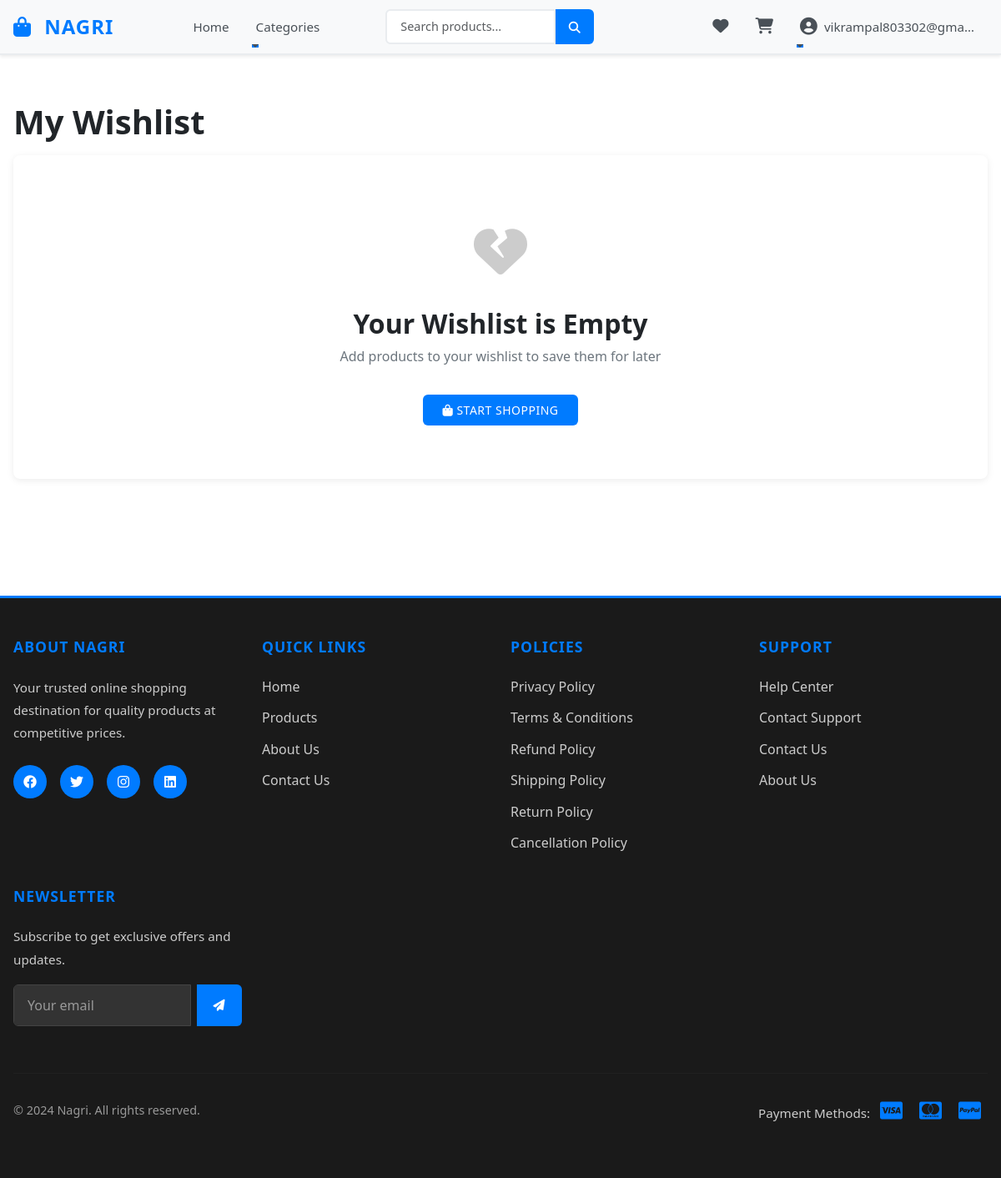
The page /wishlist/ (signed in) on the database as committed earlier.
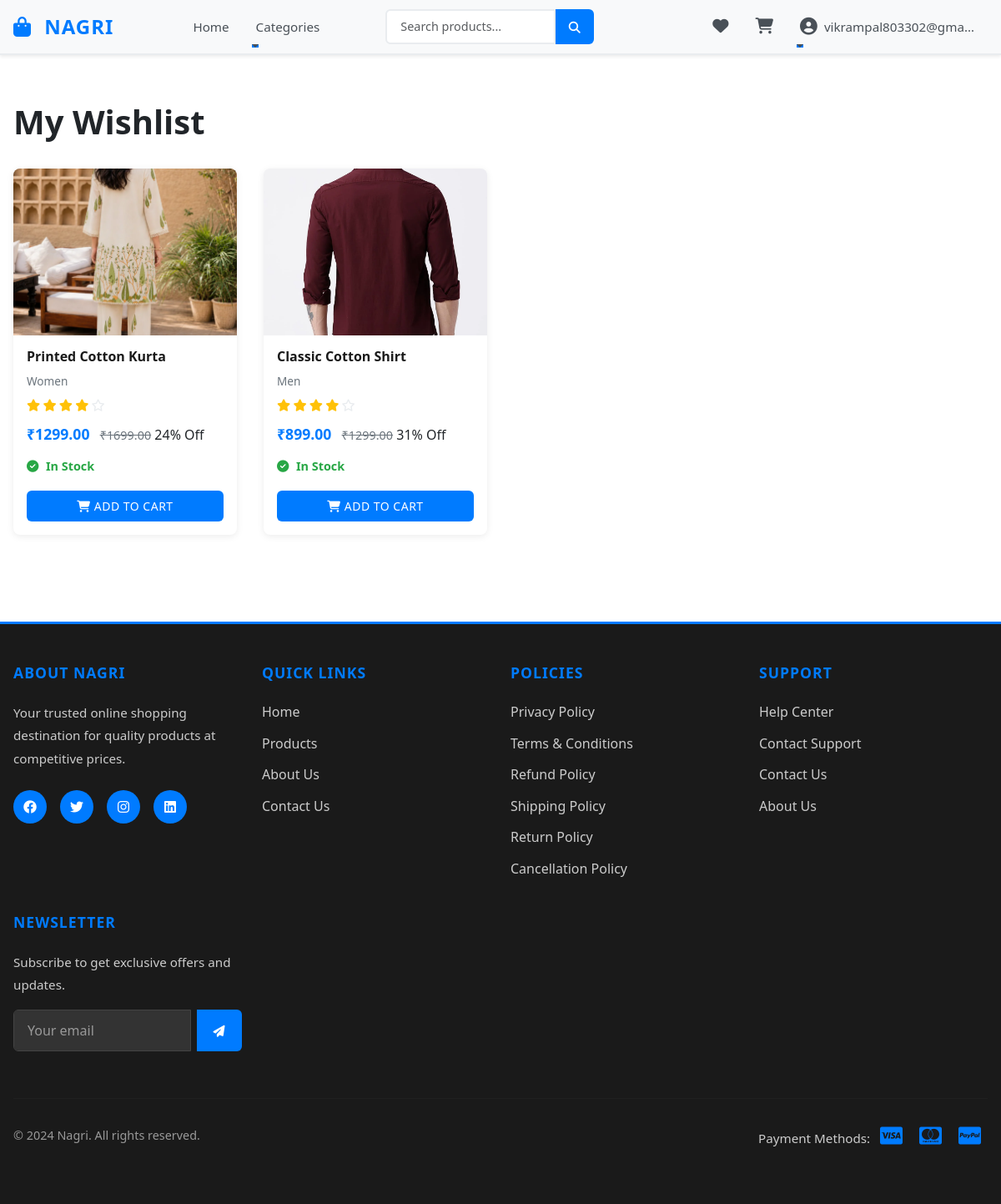
The same page on the database as committed later.
### accounts/models.py (models this page shows, shortened)
class CustomUser(AbstractUser):
    email = models.EmailField(unique=True)
    phone = models.CharField(max_length=20, blank=True, null=True)
    avatar = models.ImageField(upload_to="profiles/", blank=True, null=True)
    is_vendor = models.BooleanField(default=False)
    is_customer = models.BooleanField(default=True)
    created_at = models.DateTimeField(auto_now_add=True)
    updated_at = models.DateTimeField(auto_now=True)
    USERNAME_FIELD = "email"
    REQUIRED_FIELDS = ["username"]

### wishlist/models.py (models this page shows, shortened)
class Wishlist(models.Model):
    user = models.ForeignKey(settings.AUTH_USER_MODEL, on_delete=models.CASCADE, related_name="wishlists")
    product = models.ForeignKey(Product, on_delete=models.CASCADE, related_name="wishlisted_by")
    created_at = models.DateTimeField(auto_now_add=True)
    class Meta:
        unique_together = ("user", "product")

### products/models.py (models this page shows, shortened)
class ProductImage(models.Model):
    product = models.ForeignKey(Product, on_delete=models.CASCADE, related_name="images")
    image = models.ImageField(upload_to="products/", blank=True, null=True)
    alt_text = models.CharField(max_length=255, blank=True, null=True)
    display_order = models.PositiveIntegerField(default=0)
    created_at = models.DateTimeField(auto_now_add=True)
    class Meta:
        ordering = ["display_order", "-created_at"]

class Product(models.Model):
    name = models.CharField(max_length=200, db_index=True)
    slug = models.SlugField(unique=True, db_index=True)
    category = models.ForeignKey(Category, on_delete=models.CASCADE, related_name="products", db_index=True)
    subcategory = models.ForeignKey(SubCategory, on_delete=models.SET_NULL, related_name="products", null=True, blank=True, db_index=True)
    short_description = models.TextField(blank=True, null=True)
    description = models.TextField(blank=True, null=True)
    brand = models.CharField(max_length=100, blank=True, null=True, db_index=True)
    tags = models.CharField(max_length=255, blank=True, null=True)
    price = models.DecimalField(max_digits=10, decimal_places=2, db_index=True)
    compare_price = models.DecimalField(max_digits=10, decimal_places=2, default=0.00)
    rating = models.DecimalField(max_digits=3, decimal_places=2, default=0.00, db_index=True)
    image = models.ImageField(upload_to="products/", blank=True, null=True)
    is_featured = models.BooleanField(default=False, db_index=True)
    is_bestseller = models.BooleanField(default=False, db_index=True)
    is_active = models.BooleanField(default=True, db_index=True)
    created_at = models.DateTimeField(auto_now_add=True, db_index=True)
    updated_at = models.DateTimeField(auto_now=True)
    class Meta:
        indexes = [
            models.Index(fields=["is_active", "is_featured", "is_bestseller", "created_at"]),
            models.Index(fields=["category", "is_active", "created_at"]),
            models.Index(fields=["price", "is_active"]),
        ]

class Category(models.Model):
    name = models.CharField(max_length=100)
    slug = models.SlugField(unique=True)
    description = models.TextField(blank=True, null=True)
    created_at = models.DateTimeField(auto_now_add=True)
    updated_at = models.DateTimeField(auto_now=True)

### wishlist/views.py (the view)
# urls.py: path("", wishlist_list_view, name="wishlist_list"),
@login_required(login_url='login_page')
def wishlist_list_view(request):
    wishlist_items = Wishlist.objects.filter(user=request.user).select_related('product')
    context = {
        'wishlist_items': wishlist_items,
    }
    return render(request, 'wishlist/wishlist.html', context)

### templates/wishlist/wishlist.html (shortened to what this page needs)
{% extends 'base/base.html' %}
{% load static %}
{% load price_extras %}
{% block extra_css %}
    <link rel="stylesheet" href="{% static 'css/wishlist/wishlist.css' %}">
{% endblock %}
{% block content %}
<div class="container py-4">
    <h1>My Wishlist</h1>
    {% if wishlist_items %}
    <div class="wishlist-container">
        <div class="wishlist-grid">
            {% for item in wishlist_items %}
                <div class="wishlist-card" data-url="{% url 'product_detail' item.product.id %}" role="button" tabindex="0">
                <div class="product-image">
                    {% with first_image=item.product.images.all|first %}
                        {% if first_image and first_image.image %}
                            <img src="{{ first_image.image.url }}" alt="{{ item.product.name }}">
                        {% elif item.product.image %}
                            <img src="{{ item.product.image.url }}" alt="{{ item.product.name }}">
                        {% else %}
                            <div class="placeholder-image">
                                <i class="fas fa-image"></i>
                            </div>
                        {% endif %}
                    {% endwith %}
                </div>
                <div class="product-details">
                    <h4>{{ item.product.name }}</h4>
                    <p class="category">{{ item.product.category.name }}</p>
                    <div class="rating">
                        <div class="stars">
                            {% for i in "12345" %}
                                {% if forloop.counter <= item.product.rating %}
                                    <i class="fas fa-star"></i>
                                {% else %}
                                    <i class="far fa-star"></i>
                                {% endif %}
                            {% endfor %}
                        </div>
                    </div>
                    <div class="price">
                        <span class="current">₹{{ item.product.price }}</span>
                        {% if item.product.compare_price and item.product.compare_price > item.product.price %}
                            <span class="original">₹{{ item.product.compare_price }}</span>
                            <span class="discount">{{ item.product.price|discount_percent:item.product.compare_price }}% Off</span>
                        {% endif %}
                    </div>
                    <div class="stock">
                        {% if item.product.inventory.stock_quantity > 0 %}
                            <span class="in-stock"><i class="fas fa-check-circle"></i> In Stock</span>
                        {% else %}
                            <span class="out-of-stock"><i class="fas fa-times-circle"></i> Out of Stock</span>
                        {% endif %}
                    </div>
                    <div class="actions">
                        {% if item.product.inventory.stock_quantity > 0 %}
                            <button class="btn btn-primary btn-sm add-to-cart" data-product-id="{{ item.product.id }}" onclick="event.stopPropagation();">
                                <i class="fas fa-shopping-cart"></i> Add to Cart
                            </button>
                        {% else %}
                            <button class="btn btn-secondary btn-sm" disabled>
                                <i class="fas fa-ban"></i> Out of Stock
                            </button>
                        {% endif %}
                    </div>
                </div>
            </div>
            {% endfor %}
        </div>
    </div>
    {% else %}
    <div class="empty-wishlist">
        <div class="empty-icon">
            <i class="fas fa-heart-broken"></i>
        </div>
        <h2>Your Wishlist is Empty</h2>
        <p>Add products to your wishlist to save them for later</p>
        <a href="{% url 'product_list' %}" class="btn btn-primary btn-lg">
            <i class="fas fa-shopping-bag"></i> Start Shopping
        </a>
    </div>
    {% endif %}
</div>
{% endblock %}

### templates/base/base.html (shortened to what this page needs)
<!DOCTYPE html>
<html lang="en">
<head>
    {% load static %}
    <link href="https://cdn.jsdelivr.net/npm/bootstrap@5.3.0/dist/css/bootstrap.min.css" rel="stylesheet">
    <link rel="stylesheet" href="https://cdnjs.cloudflare.com/ajax/libs/font-awesome/6.4.0/css/all.min.css">
    <link rel="stylesheet" href="{% static 'css/base/base.css' %}">
    <link rel="stylesheet" href="{% static 'css/base/navbar.css' %}">
    <link rel="stylesheet" href="{% static 'css/base/footer.css' %}">
    {% block extra_css %}{% endblock %}
</head>
<body>
    <nav class="navbar navbar-expand-lg navbar-light bg-light navbar-sticky">
        <div class="container-fluid">
            <a class="navbar-brand" href="{% url 'home' %}">
                <i class="fas fa-shopping-bag"></i> <strong>NAGRI</strong>
            </a>
            <div class="collapse navbar-collapse" id="navbarNav">
                <ul class="navbar-nav ms-auto">
                    <li class="nav-item">
                        <a class="nav-link" href="{% url 'home' %}">Home</a>
                    </li>
                    <li class="nav-item dropdown">
                        <a class="nav-link dropdown-toggle" href="#" id="categoriesDropdown" role="button" data-bs-toggle="dropdown" aria-expanded="false">
                            Categories
                        </a>
                    </li>
                </ul>
                <form class="d-flex mx-auto search-form" method="get" action="{% url 'product_list' %}">
                    <input class="form-control search-input" type="search" name="search" placeholder="Search products..." value="{{ search_query|default:'' }}">
                    <button class="btn btn-primary" type="submit">
                        <i class="fas fa-search"></i>
                    </button>
                </form>
                <ul class="navbar-nav ms-auto">
                    {% if user.is_authenticated %}
                        <li class="nav-item">
                            <a class="nav-link position-relative" href="{% url 'wishlist_list' %}">
                                <i class="fas fa-heart"></i>
                            </a>
                        </li>
                        <li class="nav-item">
                            <a class="nav-link position-relative" href="{% url 'cart_detail' %}">
                                <i class="fas fa-shopping-cart"></i>
                            </a>
                        </li>
                        <li class="nav-item dropdown">
                            <a class="nav-link dropdown-toggle" href="#" id="accountDropdown" role="button" data-bs-toggle="dropdown" aria-expanded="false">
                                <i class="fas fa-user-circle"></i> {{ user.email|truncatechars:20 }}
                            </a>
                        </li>
                    {% endif %}
                </ul>
            </div>
        </div>
    </nav>
    <main class="main-content">
        {% block content %}{% endblock %}
    </main>
    <footer class="footer bg-dark text-white mt-5 py-5">
        <div class="container">
            <div class="row">
                <div class="col-md-3 mb-4">
                    <h5 class="footer-title">About Nagri</h5>
                    <p class="footer-text">Your trusted online shopping destination for quality products at competitive prices.</p>
                    <div class="social-links">
                        <a href="#" title="Facebook"><i class="fab fa-facebook"></i></a>
                        <a href="#" title="Twitter"><i class="fab fa-twitter"></i></a>
                        <a href="#" title="Instagram"><i class="fab fa-instagram"></i></a>
                        <a href="#" title="LinkedIn"><i class="fab fa-linkedin"></i></a>
                    </div>
                </div>
                <div class="col-md-3 mb-4">
                    <h5 class="footer-title">Quick Links</h5>
                    <ul class="footer-links">
                        <li><a href="{% url 'home' %}">Home</a></li>
                        <li><a href="{% url 'product_list' %}">Products</a></li>
                        <li><a href="{% url 'about' %}">About Us</a></li>
                        <li><a href="{% url 'contact' %}">Contact Us</a></li>
                    </ul>
                </div>
                <div class="col-md-3 mb-4">
                    <h5 class="footer-title">Policies</h5>
                    <ul class="footer-links">
                        <li><a href="{% url 'privacy_policy' %}">Privacy Policy</a></li>
                        <li><a href="{% url 'terms_conditions' %}">Terms & Conditions</a></li>
                        <li><a href="{% url 'refund_policy' %}">Refund Policy</a></li>
                        <li><a href="{% url 'shipping_policy' %}">Shipping Policy</a></li>
                        <li><a href="{% url 'return_policy' %}">Return Policy</a></li>
                        <li><a href="{% url 'cancellation_policy' %}">Cancellation Policy</a></li>
                    </ul>
                </div>
                <div class="col-md-3 mb-4">
                    <h5 class="footer-title">Support</h5>
                    <ul class="footer-links">
                        <li><a href="{% url 'help_center' %}">Help Center</a></li>
                        <li><a href="{% url 'contact_support' %}">Contact Support</a></li>
                        <li><a href="{% url 'contact' %}">Contact Us</a></li>
                        <li><a href="{% url 'about' %}">About Us</a></li>
                    </ul>
                </div>
                <div class="col-md-3 mb-4">
                    <h5 class="footer-title">Newsletter</h5>
                    <p class="footer-text">Subscribe to get exclusive offers and updates.</p>
                    <form class="newsletter-form">
                        <div class="input-group">
                            <input type="email" class="form-control" placeholder="Your email" required>
                            <button class="btn btn-primary" type="submit">
                                <i class="fas fa-paper-plane"></i>
                            </button>
                        </div>
                    </form>
                </div>
            </div>
            <hr class="footer-divider">
            <div class="row">
                <div class="col-md-6">
                    <p class="footer-copyright">&copy; 2024 Nagri. All rights reserved.</p>
                </div>
                <div class="col-md-6 text-md-end">
                    <p class="footer-text">Payment Methods: <i class="fab fa-cc-visa"></i> <i class="fab fa-cc-mastercard"></i> <i class="fab fa-cc-paypal"></i></p>
                </div>
            </div>
        </div>
    </footer>
</body>
</html>

Rows that differ between the two databases and show on the page:
added Wishlist: product.images.image (picture), product.name "Printed Cotton Kurta", product.category.name "Women", product.price "1299.00", product.compare_price "1699.00", product.price|discount_percent "24", shows "In Stock"
added Wishlist: product.images.image (picture), product.name "Classic Cotton Shirt", product.category.name "Men", product.price "899.00", product.compare_price "1299.00", product.price|discount_percent "31", shows "In Stock"
Other text that changed with them:
text no longer shown: "Your Wishlist is Empty Add products to your wishlist to save them for later START SHOPPING"
